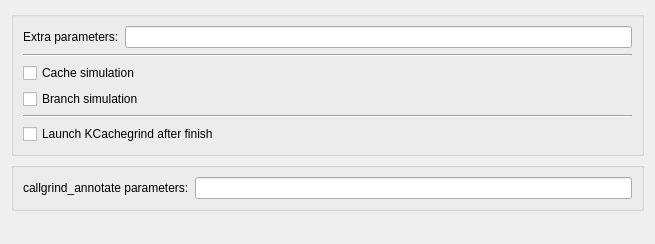
<?xml version="1.0" encoding="UTF-8"?>
<ui version="4.0">
 <class>valgrind::Callgrind::ConfigPage</class>
 <widget class="QWidget" name="valgrind::Callgrind::ConfigPage">
  <property name="geometry">
   <rect>
    <x>0</x>
    <y>0</y>
    <width>655</width>
    <height>244</height>
   </rect>
  </property>
  <layout class="QGridLayout" name="gridLayout_2">
   <item row="2" column="0">
    <spacer name="verticalSpacer">
     <property name="orientation">
      <enum>Qt::Vertical</enum>
     </property>
     <property name="sizeHint" stdset="0">
      <size>
       <width>20</width>
       <height>40</height>
      </size>
     </property>
    </spacer>
   </item>
   <item row="0" column="0">
    <widget class="QGroupBox" name="groupBox_2">
     <property name="title">
      <string/>
     </property>
     <layout class="QVBoxLayout" name="verticalLayout_2">
      <item>
       <layout class="QHBoxLayout" name="horizontalLayout">
        <item>
         <widget class="QLabel" name="label_2">
          <property name="text">
           <string>Extra parameters:</string>
          </property>
          <property name="textFormat">
           <enum>Qt::AutoText</enum>
          </property>
         </widget>
        </item>
        <item>
         <widget class="QLineEdit" name="extraParameters"/>
        </item>
       </layout>
      </item>
      <item>
       <widget class="Line" name="line">
        <property name="orientation">
         <enum>Qt::Horizontal</enum>
        </property>
       </widget>
      </item>
      <item>
       <widget class="QCheckBox" name="cacheSimulation">
        <property name="text">
         <string>Cache simulation</string>
        </property>
        <property name="checked">
         <bool>false</bool>
        </property>
       </widget>
      </item>
      <item>
       <widget class="QCheckBox" name="branchSimulation">
        <property name="text">
         <string>Branch simulation</string>
        </property>
        <property name="checked">
         <bool>false</bool>
        </property>
       </widget>
      </item>
      <item>
       <widget class="Line" name="line_2">
        <property name="orientation">
         <enum>Qt::Horizontal</enum>
        </property>
       </widget>
      </item>
      <item>
       <widget class="QCheckBox" name="launchKCachegrind">
        <property name="text">
         <string>Launch KCachegrind after finish</string>
        </property>
       </widget>
      </item>
     </layout>
    </widget>
   </item>
   <item row="1" column="0">
    <widget class="QGroupBox" name="groupBox">
     <property name="title">
      <string/>
     </property>
     <layout class="QFormLayout" name="formLayout">
      <item row="0" column="0">
       <widget class="QLabel" name="label">
        <property name="text">
         <string>callgrind_annotate parameters:</string>
        </property>
       </widget>
      </item>
      <item row="0" column="1">
       <widget class="QLineEdit" name="callgrindAnnotateParameters"/>
      </item>
     </layout>
    </widget>
   </item>
  </layout>
 </widget>
 <tabstops>
  <tabstop>extraParameters</tabstop>
  <tabstop>cacheSimulation</tabstop>
  <tabstop>branchSimulation</tabstop>
  <tabstop>launchKCachegrind</tabstop>
  <tabstop>callgrindAnnotateParameters</tabstop>
 </tabstops>
 <resources/>
 <connections/>
</ui>
